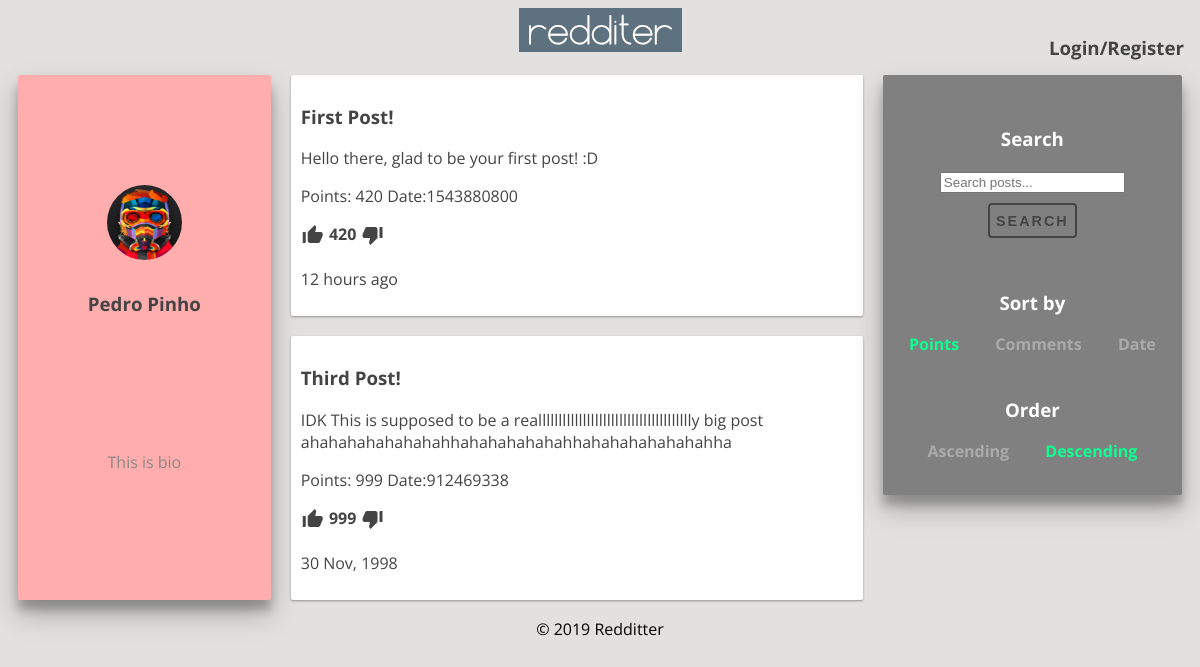
Page /pages/profile.php?user=Rockdell on the committed database.
### tables this page shows
CREATE TABLE User (
    userID VARCHAR PRIMARY KEY,
    username VARCHAR NOT NULL,
    pass VARCHAR NOT NULL,
    mail VARCHAR NOT NULL UNIQUE,
    bio VARCHAR,
    birthday DATE
);

CREATE TABLE Post (
    postID INTEGER PRIMARY KEY AUTOINCREMENT,
    userID VARCHAR REFERENCES User ON DELETE CASCADE,
    title VARCHAR NOT NULL,
    content VARCHAR NOT NULL,
    postDate DATE NOT NULL DEFAULT (strftime('%s', 'now')),
    points INTEGER DEFAULT 0
);

### database/user.php (called while the page is built, shortened)
<?php
function getUserById($userID) {
	global $dbh;
	try {
		$stmt = $dbh->prepare("SELECT *	FROM User WHERE userID = ?");
		$stmt->execute(array($userID));
		return $stmt->fetch();
	} catch(PDOException $e) {
		echo $e->getMessage();
		return null;
	}
}
?>

### database/post.php (called while the page is built, shortened)
<?php
function getPostByUser($userID) {
	global $dbh;
	try {
		$stmt = $dbh->prepare("SELECT * FROM Post Where userID = ?");
		$stmt->execute(array($userID));
		return $stmt->fetchAll();
	} catch(PDOException $e) {
		echo $e->getMessage();
		return null;
	}
}
?>

### database/timeAgo.php (called while the page is built, shortened)
<?php
    function time_ago( $time )
    {
        $out    = '';
        $now    = time();
        $diff   = $now - $time;
        if( $diff < 60 )
            return TIMEBEFORE_NOW;
        elseif( $diff < 3600 )
            return str_replace( '{num}', ( $out = round( $diff / 60 ) ), $out == 1 ? TIMEBEFORE_MINUTE : TIMEBEFORE_MINUTES );
        elseif( $diff < 3600 * 24 )
            return str_replace( '{num}', ( $out = round( $diff / 3600 ) ), $out == 1 ? TIMEBEFORE_HOUR : TIMEBEFORE_HOURS );
        elseif( $diff < 3600 * 24 * 2 )
            return TIMEBEFORE_YESTERDAY;
        else
            return strftime( date( 'Y', $time ) == date( 'Y' ) ? TIMEBEFORE_FORMAT : TIMEBEFORE_FORMAT_YEAR, $time );
    }
?>

### templates/components/post.php (the view, shortened to what this page needs)
<?php require_once($_SERVER['DOCUMENT_ROOT'].'/database/timeAgo.php'); ?>
<article class="post container">
    <a href="/pages/post.php?id=<?=$post["postID"]?>">
        <h1><?=$post["title"]?></h3>
        <section id="post-content">
            <p><?=$post["content"]?></p>
        </section>
        <section id="post-info">
            <p>Points: <?=$post["points"]?> Date:<?=$post["postDate"]?></p>
        </section>
    </a>
    <section id="post-info">
            <i id="upvote<?=$post["postID"]?>" class="material-icons">thumb_up_alt</i>
            <p id="pp"><?=$post["points"]?></p>
            <i id="downvote<?=$post["postID"]?>" class="material-icons">thumb_down_alt</i>
            <p><?=time_ago($post["postDate"])?></p>
    </section>
</article>

### templates/common/header.php (shortened to what this page needs)
<!DOCTYPE html>
<html>
    <head>
        <link href="/css/style.css" rel="stylesheet">
    </head>
    <body>
        <header class="top-bar">
            <a href="/pages/feed.php"><img src="/img/logo.png" /></a>
            <?php include_once($_SERVER["DOCUMENT_ROOT"]."/templates/components/user-bar.php"); ?>
        </header>

### templates/components/user-bar.php (shortened to what this page needs)
<aside class="user-bar">
        <?php if (isset($_SESSION["username"]) && $_SESSION["username"] != "") { ?>
            <a href="/pages/profile.php?user=<?=$_SESSION["username"]?>">
                <span><?=$_SESSION["username"]?></span>
                <img class="miniature-profile-picture" src="/img/users/<?=$_SESSION["username"]?>.png">
            </a>
        <?php } else { ?>
            <a href="/pages/register.php">
                <h3>Login/Register</h3>
            </a>
        <?php } ?>
</aside>

### pages/profile.php
<?php
    require_once($_SERVER["DOCUMENT_ROOT"]."/includes/init.php");
    require_once($_SERVER["DOCUMENT_ROOT"]."/database/user.php");
    require_once($_SERVER["DOCUMENT_ROOT"]."/database/post.php");
    $user = getUserById($_GET["user"]);
    $posts = getPostByUser($user["userID"]);
    include_once($_SERVER["DOCUMENT_ROOT"]."/templates/common/header.php");
?>
<div class="page">
    <?php
        include($_SERVER["DOCUMENT_ROOT"]."/templates/components/profile-bar.php");
        include($_SERVER["DOCUMENT_ROOT"]."/templates/components/list-posts.php");
        include($_SERVER["DOCUMENT_ROOT"]."/templates/components/search-bar.php");
    ?>
</div>
<?php include_once($_SERVER["DOCUMENT_ROOT"]."/templates/common/footer.php"); ?>

### templates/components/profile-bar.php (shortened to what this page needs)
<aside class="profile-bar container">
    <section id="user-info">
        <img class="profile-picture" src="/img/users/<?=$user["userID"]?>.png">
        <h1><?=$user["username"]?></h1>
    </section>
    <section id="user-bio">
        <p><?=$user["bio"]?></p>
    </section>
</aside>

### templates/components/list-posts.php
<section class="list-posts">
<?php
    foreach($posts as $post) {
        include($_SERVER["DOCUMENT_ROOT"]."/templates/components/post.php");
    }
?>
</section>

### templates/components/search-bar.php (shortened to what this page needs)
<aside class="search-bar container">
    <section id="search" class="sort-by">
        <h1>Search</h1>
        <input type="search" placeholder="Search posts..."/>
        <button class="fill" onclick="searchPosts()"> Search </button>
    </section>
    <section id="sort" class="sort-by">
        <h1>Sort by</h1>
        <ul>
            <li>
                <label for="points">Points</label>
            </li>
            <li>
                <label for="comments">Comments</label>
            </li>
            <li>
                <label for="date">Date</label>
            </li>
        </ul>
    </section>
    <section id="by" class="sort-by">
        <h1>Order</h1>
        <ul>
            <li>
                <label for="asc">Ascending</label>
            </li>
            <li>
                <label for="desc">Descending</label>
            </li>
        </ul>
    </section>
</aside>

### templates/common/footer.php
        <footer class="bottom-bar">
            &copy; 2019 Redditter
        </footer>
    </body>
</html>

### css/style.css (style rules this page uses)
body { background: #e2e1e0; font-family: 'Open Sans', sans-serif; display: grid; grid-gap: 0.5rem 0.5rem; grid-template-areas: "header" "main" "footer"; }
header { grid-area: header; text-align: center; }
footer { grid-area: footer; text-align: center; }
.user-bar { position: absolute; top: 1em; right: 1em; }
.profile-bar { background: #ffadad; text-align: center; box-shadow: 0 14px 28px rgba(0,0,0,0.25), 0 10px 10px rgba(0,0,0,0.22); width: 250px; max-height: 600px; display: flex; flex-direction: column; justify-content: space-evenly; }
.profile-bar #user-info { font-weight: bold; color: #444; }
.profile-bar #user-bio { color: #888; }
.search-bar { background: gray; text-align: center; box-shadow: 0 14px 28px rgba(0,0,0,0.25), 0 10px 10px rgba(0,0,0,0.22); width: 300px; max-height: 400px; display: flex; flex-direction: column; justify-content: space-evenly; }
.sort-by h1 { color: white; }
.sort-by ul { margin: 0; padding: 0; }
.sort-by ul li { display: inline; color: #AAAAAA; }
.sort-by ul li label { font-weight: bold; padding: 1em 1em 1em; margin: 10px auto; cursor: pointer; transition: all 0.25s linear; }
.sort-by input[type=radio]:checked ~ label { color: #0DFF92; }
.list-posts { max-width: 50%; display: flex; flex-direction: column; justify-content: space-evenly; }
.post { background: #ffffff; transition: all 0.3s cubic-bezier(.25,.8,.25,1); box-shadow: 0 1px 3px rgba(0,0,0,0.12), 0 1px 2px rgba(0,0,0,0.24); min-width: 50%; max-width: 700px; display: flex; flex-direction: column; justify-content: space-evenly; }
.post h1 { font-weight: bold; color: #444; }
.post #post-content, #post-info { color: #444; }
.profile-picture { border-radius: 50%; height: 75px; width: 75px; vertical-align: middle; margin-bottom: 0.75em; }
a { text-decoration: none; color: #444; }
button { position: relative; height: 35px; margin: 10px; font-weight: bold; font-size: 0.90em; letter-spacing: 2px; color: #444; border: 2px #444 solid; border-radius: 4px; text-transform: uppercase; outline: 0; overflow:hidden; background: none; z-index: 1; cursor: pointer; transition: 0.08s ease-in; }
.fill:before { content: ""; position: absolute; background: #444; bottom: 0; left: 0; right: 0; top: 100%; z-index: -1; transition: 0.08s ease-in; }
.page { grid-area: main; display: flex; flex-direction: row; justify-content: space-evenly; }
.container { border-radius: 2px; padding: 10px; margin: 10px; word-wrap: break-word; cursor: default; }
#pp { font-weight: bold; display: inline; position: relative; bottom: 7px; }
i[id^="upvote"] { transition: color 1s; }
i[id^="downvote"] { transition: color 1s; }

### rows in the picture
user: userID (picture), username "Pedro Pinho", bio "This is bio"
post: title "First Post!", content "Hello there, glad to be your first post! :D", points "420", postDate "1543880800", postDate "12 hours ago"
post: title "Third Post!", content "IDK This is supposed to be a realllllllllllllllllllllllllllllllllllllly big post ahahahahahahahahhahahahahahahhahahahahahahahha", points "999", postDate "912469338", postDate "30 Nov, 1998"
